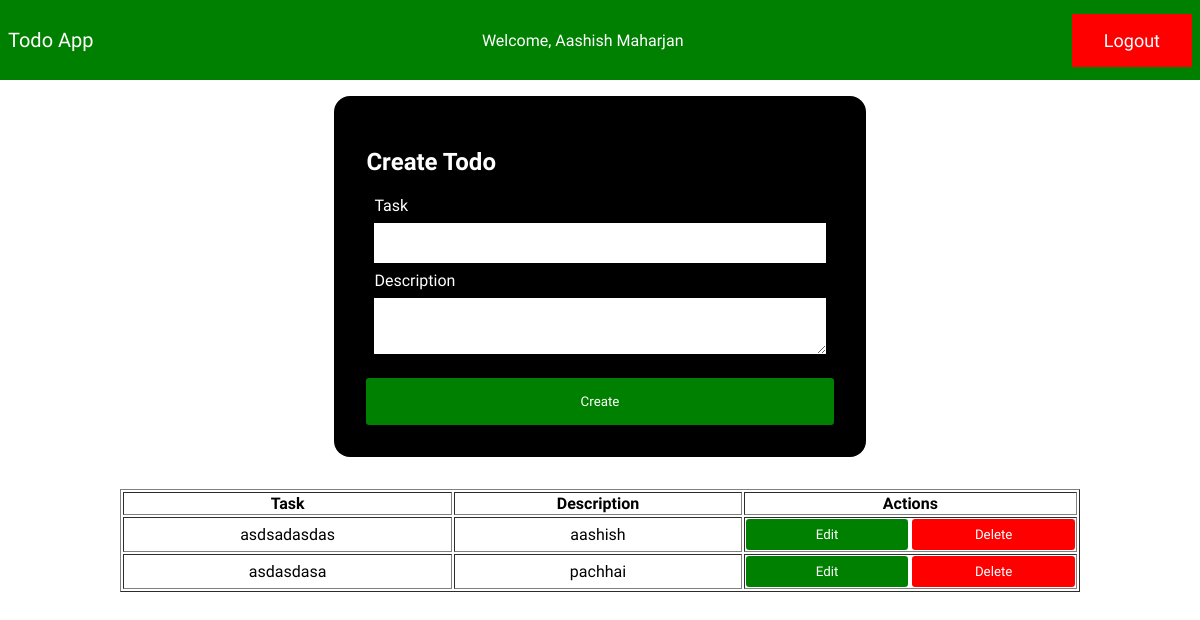
The app's page / (signed in), older data.
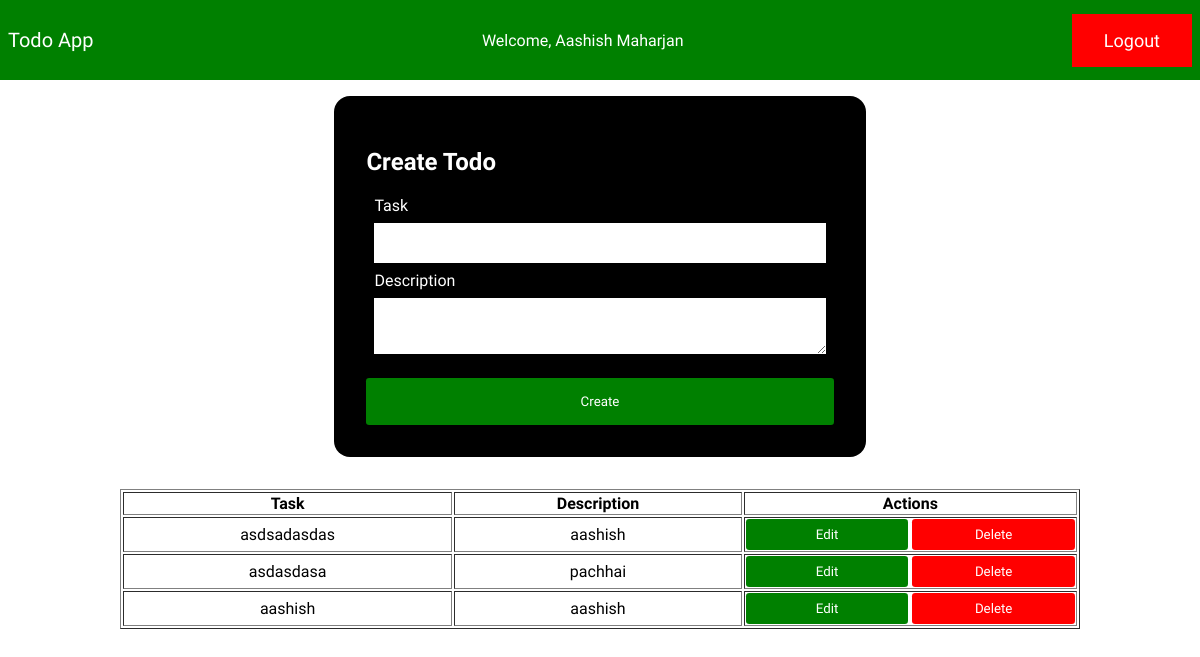
The same page, newer data.
### todo/models.py (models this page shows)
class Todo(models.Model):
    user=models.ForeignKey(User,on_delete=models.SET_NULL,null=True,blank=True)
    title= models.CharField()
    description=models.TextField()

### todo/views.py (the view)
# urls.py: 2. Add a URL to urlpatterns:  path('', views.home, name='home')
@login_required(login_url='/login')
def home(request):
    if request.method=='POST':
        title=request.POST.get('title')
        description=request.POST.get('description')
        Todo.objects.create(title=title,description=description,user=request.user)
        return redirect('/')
    userTodo=Todo.objects.filter(user=request.user)
    context={'title':'Home','todos':userTodo}
    return render(request,'todo.html',context)

### todo/templates/todo.html (shortened to what this page needs)
{% extends 'base.html' %} {% block start %}
<div style="display: flex; align-items: center; justify-content: center; margin: 1rem;">
    <form action="" method="POST" style="background-color: black; padding: 2rem; width: 40%; border-radius: 16px;">
        <h2>Create Todo</h2>
      <div style="display: flex; flex-direction: column; gap: 0.5rem;margin: 0.5rem;">
        <label for="">Task</label>
        <input type="text" name="title"   style="padding: 0.8rem; outline: none; border: none; color: black" />
      </div>
      <div style="display: flex; flex-direction: column;gap: 0.5rem; margin: 0.5rem;">
         <label for="">Description</label>
          <textarea name="description"   style="padding: 0.8rem; outline: none; border: none; color: black"></textarea>
      </div>
      <button  style="
        background-color: green;
        color: white;
        border: none;
        padding: 1rem;
        border-radius: 0.2rem;
        width: 100%;
        cursor: pointer;
        margin-top: 1rem;
      " >Create</button>
    </form>
</div>
<div style="align-items: center;justify-content: center; display: flex;">
    <table border="1px solid black " style="width: 80%;">
        <tr style="color: black;">
            <th style="color: black; " >Task</th>
            <th style="color: black;">Description</th>
            <th style="color: black;">Actions</th>
        </tr>
        {% for task in todos %}
        <tr>
            <td style="color: black; text-align: center;">{{task.title}}</td>
            <td style="color: black; text-align: center;">{{task.description}}</td>
            <td style="color: black; text-align: center;">
                <div style="display: flex; gap:0.25rem">
                    <button  style="
        background-color: green;
        color: white;
        border: none;
        padding: 0.5rem;
        border-radius: 0.2rem;
        width: 100%;
        cursor: pointer;
      " ><a href="/edit/{{task.id}}" style="text-decoration: none;">Edit</a></button>
        <button style="
        background-color: red;
        color: white;
        border: none;
        padding: 0.5rem;
        border-radius: 0.2rem;
        width: 100%;
        cursor: pointer;
       ">
       <a href="/delete/{{task.id}}" style="text-decoration: none;">Delete</a></button></button>
                </div></td>
            </tr>
            {% endfor %}
    </table>
</div>
{% endblock %}

### todo/templates/base.html (shortened to what this page needs)
<html>
  <head>
  </head>
  <body style="padding: 0; margin: 0">
    {% if user.is_authenticated %}
    <nav
      style="
        background-color: green;
        padding: 0.5rem;
        display: flex;
        justify-content: space-between;
        align-items: center;
      "
    >
      <p style="font-size: 20px">Todo App</p>
      <p>Welcome, {{user.first_name}} {{user.last_name}}</p>
      <button
        style="
          padding-inline: 2rem;
          padding-block: 1rem;
          background-color: red;
          border: none;
          cursor: pointer;
        "
      >
        <a style="font-size: 18px; text-decoration: none" href="/logout"
          >Logout</a
        >
      </button>
    </nav>
    {% endif %} {% block start %} {% endblock %}
  </body>
</html>

### todo/templates/base.html (style rules this page uses)
* { font-family: "Google Sans", sans-serif; font-optical-sizing: auto; color: white; }

Row changes from the older to the newer data that the page shows:
added Todo: title "aashish", description "aashish"
